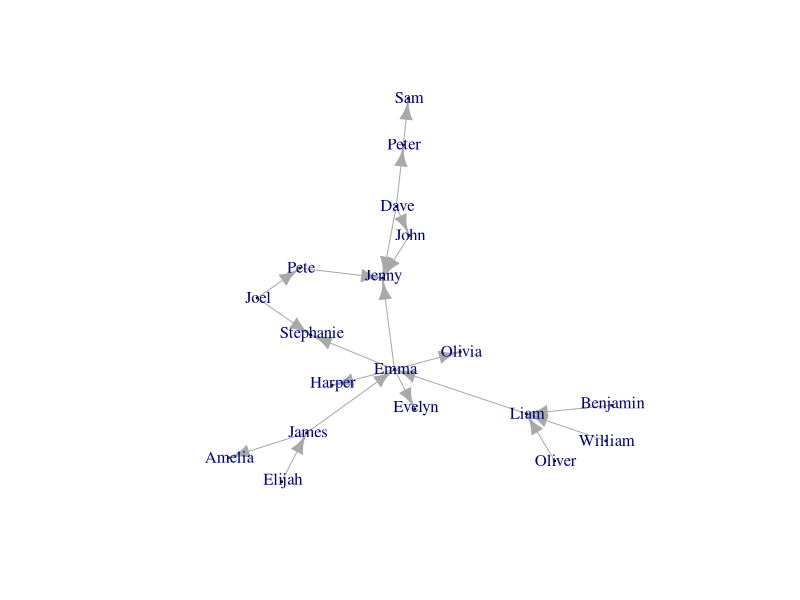

Write R code to recreate this figure.
## ---- chunk 1
library(igraph)
edges = rbind(c("Dave","Jenny"),c("Pete","Jenny"),c("John","Jenny"),
              c("Dave","Peter"),c("Dave","John"),c("Peter","Sam"), c("Joel", "Pete"),c("Joel","Stephanie"),c("Liam",	"Emma"),c("Emma",	"Olivia"),c("William"	,"Liam"),c("James"	,"Emma"),c("Oliver",	"Liam"),c("Benjamin",	"Liam"),c("Elijah",	"James"),c("James",	"Amelia"),c("Emma",	"Harper"),c("Emma",	"Evelyn"), c("Emma", "Jenny"),c("Emma","Stephanie"))

g = graph.edgelist(edges,directed = TRUE)

plot(g,vertex.size = 1,vertex.label.dist = 0.1)



data.frame(edges)

## ---- chunk 2

